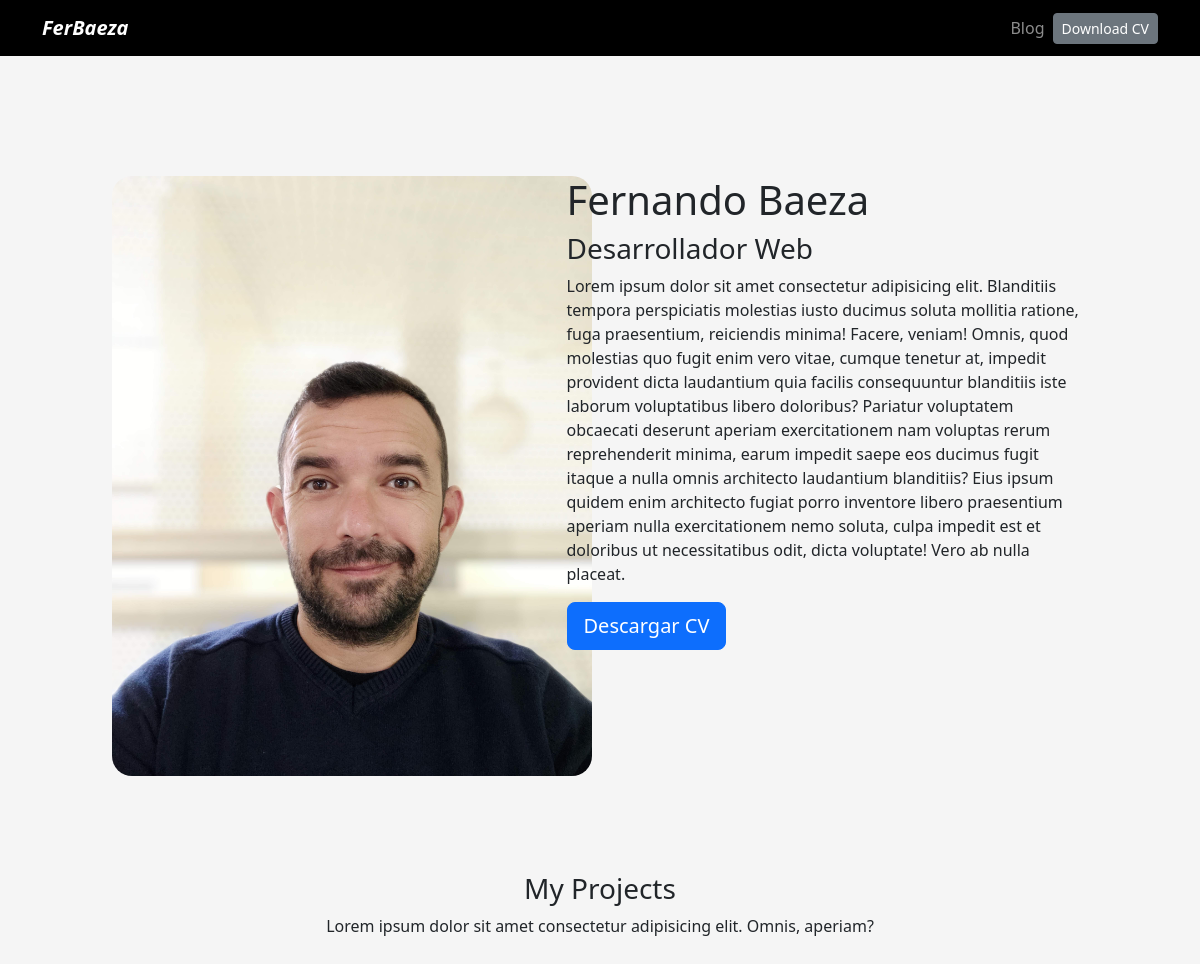
The app's page /, older data.
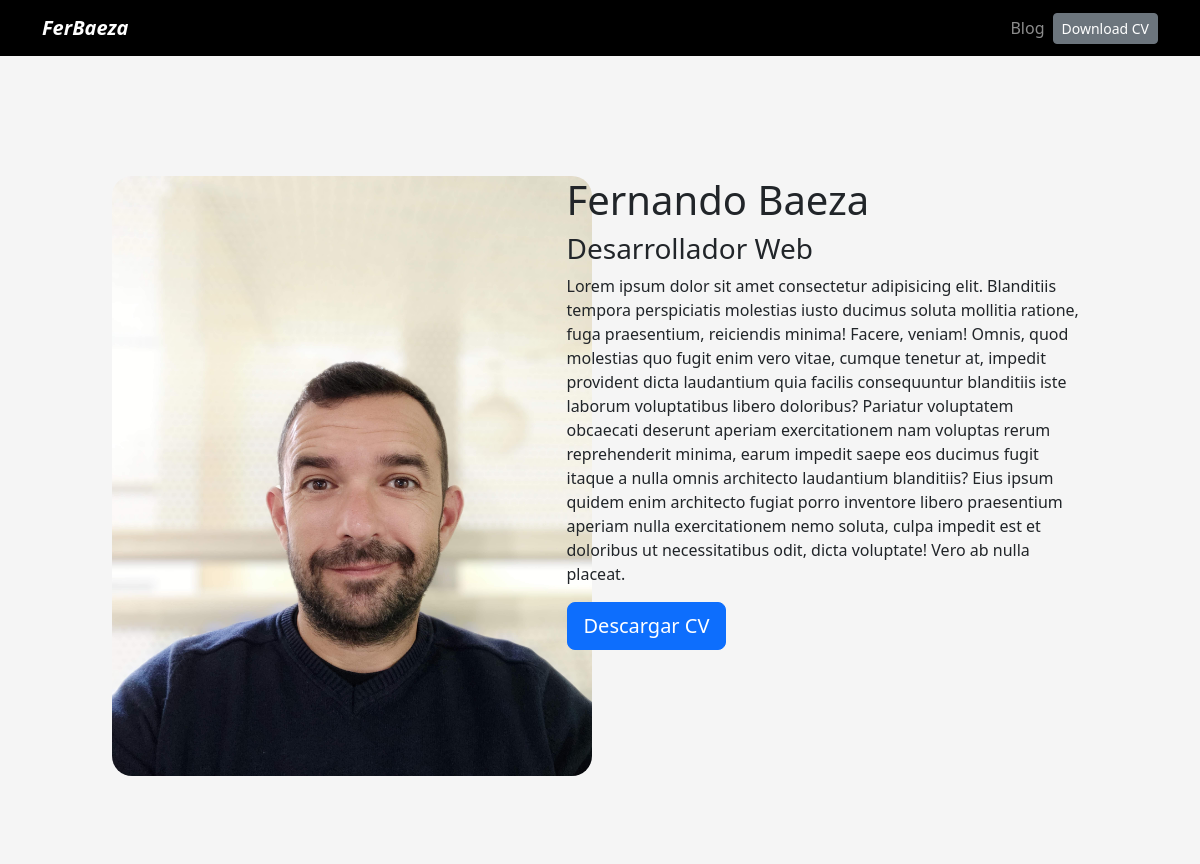
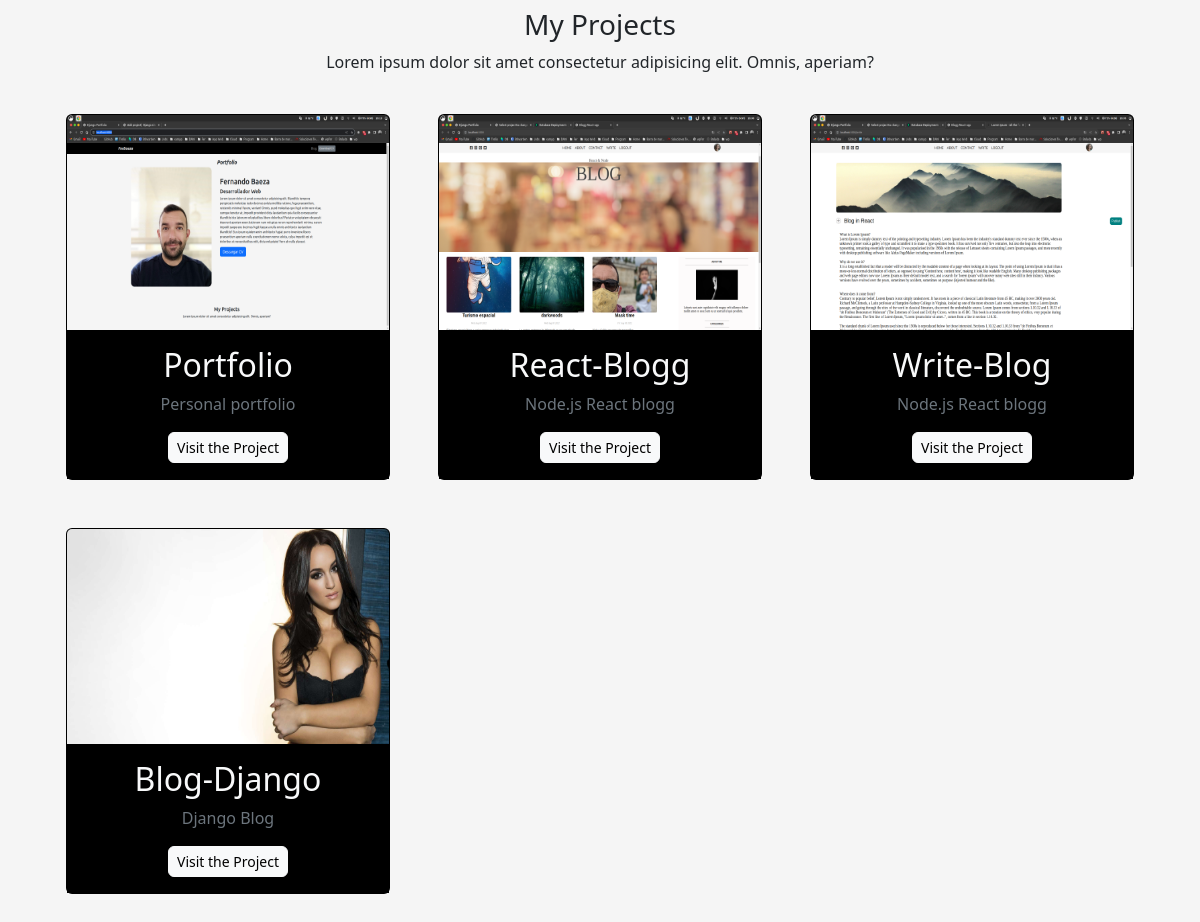
The same page, newer data (2 pictures, top to bottom).
### portfolio/models.py (models this page shows, shortened)
class Project(models.Model):
    title = models.CharField(default='',max_length=100)
    description = models.CharField(default='', max_length=255)
    image = models.ImageField(default='', upload_to='portfolio/images')
    url = models.URLField(blank=True)

### portfolio/views.py (the view)
# urls.py: path('', views.index, name='home'),
def index(request):
    projects = Project.objects.all()
    return render(request, "index.html", {"projects": projects})

### portfolio/templates/index.html (shortened to what this page needs)
{% extends 'layout.html'%}
{% load static %}
{% block content %}
<header class="row m-auto mt-5">
    <div class="col-md-4 m-auto mt-5">
        <img src="{% static 'img/light.jpg' %}" width="480px" height="600px" style="border-radius:20px ;"/>
    </div>
    <div class="col-md-6 m-auto mt-5">
        <h1 class="">Fernando Baeza</h1>
        <h3 class="">Desarrollador Web</h3>
        <p>Lorem ipsum dolor sit amet consectetur adipisicing elit. Blanditiis tempora perspiciatis molestias iusto ducimus
          soluta mollitia ratione, fuga praesentium, reiciendis minima! Facere, veniam! Omnis, quod molestias quo fugit enim
          vero vitae, cumque tenetur at, impedit provident dicta laudantium quia facilis consequuntur blanditiis iste
          laborum voluptatibus libero doloribus? Pariatur voluptatem obcaecati deserunt aperiam exercitationem nam voluptas
          rerum reprehenderit minima, earum impedit saepe eos ducimus fugit itaque a nulla omnis architecto laudantium
          blanditiis? Eius ipsum quidem enim architecto fugiat porro inventore libero praesentium aperiam nulla
          exercitationem nemo soluta, culpa impedit est et doloribus ut necessitatibus odit, dicta voluptate! Vero ab nulla
          placeat.</p>
        <a href="{% static 'docs/cv.pdf' %}" class="btn btn-primary btn-lg rounded3" target="_blank">Descargar CV</a>
    </div>
</header>
  <div class="row my-4 text-center mt-5">
    <h3 class="mt-5">My Projects</h3>
    <p>Lorem ipsum dolor sit amet consectetur adipisicing elit. Omnis, aperiam?</p>
    {% for project in projects %}
    <div class="col-md-4 p-4">
      <div class="card bg-black card-project">
        <img src="{{project.image.url }}" class="card-img-top" height="215px" />
        <div class="card-body bg-black">
          <h2 class="text-light bg-black">{{ project.title }}</h2>
          <p class="text-secondary">{{ project.description }}</p>
          {% if project.url %}
          <a href="{{project.url}}" class="btn btn-light rounded-2 btn-sm" target="__blank" rel="noreferrer">Visit the
            Project</a>
          {% endif %}
        </div>
      </div>
    </div>
    {% endfor %}
  </div>
{% endblock %}

### portfolio/templates/layout.html (shortened to what this page needs)
{% load static %}
<!DOCTYPE html>
<html lang="en">
<head>
    <link href="https://cdn.jsdelivr.net/npm/bootstrap@5.2.0/dist/css/bootstrap.min.css" rel="stylesheet">
    <link href="{% static 'main.css' %}" rel="stylesheet"/>
</head>
<body>
    {% include 'navbar.html'%}
    <div class="container p-4">
        {% block content %}
        {% endblock %}
    </div>
</body>
</html>

### portfolio/templates/navbar.html (shortened to what this page needs)
{% load static %}
{% block content%}
<nav class="navbar navbar-expand-lg navbar-dark bg-black">
    <div class="container">
      <a class="navbar-brand fw-bold fst-italic" href="{% url 'home' %}">FerBaeza</a>
      <div class="collapse navbar-collapse" id="navbarNav">
        <ul class="navbar-nav ms-auto">
        {% if request.path == '/' %}
          <li class="nav-item">
            <a class="nav-link" href="{% url 'blog:posts' %}">Blog</a>
          </li>
        {% endif%}
          <li class="nav-item d-flex align-items-center">
            <a class="btn btn-secondary btn-sm" href="{% static 'docs/cv.pdf' %}" target="_blank">Download CV</a>
          </li>
        </ul>
      </div>
    </div>
  </nav>
{% endblock %}

### portfolio/static/main.css (style rules this page uses)
html { background-color: whitesmoke; }
body { background-color: whitesmoke; }
.bg-black { background-color: #444; }

Row changes from the older to the newer data that the page shows:
added Project: image (picture), title "Portfolio", description "Personal portfolio"
added Project: image (picture), title "React-Blogg", description "Node.js React blogg"
added Project: image (picture), title "Write-Blog", description "Node.js React blogg"
added Project: image (picture), title "Blog-Django", description "Django Blog"
